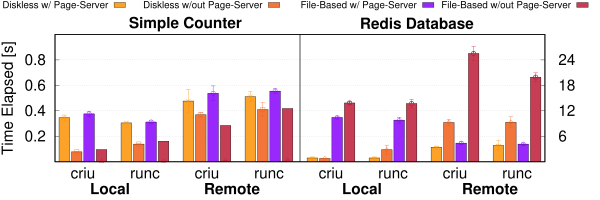

This figure's gnuplot source:
#!/usr/bin/gnuplot
#load "styles.inc"
set terminal postscript color eps enhanced font 22 size 6,2
set output 'diskless_migration_microbenchmark.eps'
set datafile separator " "
set style fill solid 0.85 border -1
set boxwidth 0.85 

set bmargin 2.5
set lmargin 6
set rmargin 6

# Tics and labels
set xtic scale 0
set xrange [-0.25:39.25]
set ytics nomirror (0.2, 0.4, 0.6, 0.8)
set yrange [0:1]
set grid y
set y2range [0:30]
set y2tics (6, 12, 18, 24)
set xtics ("criu" 2, "runc" 7, "criu" 12, "runc" 17, "criu" 22, "runc" 27, "criu" 32, "runc" 37) offset 0,0.25
set ylabel "Time Elapsed [s]" offset 1.5, 0.0

# Top titles
set arrow from 19.5, graph 0 to 19.5, graph 1 nohead
set title "{/Bold Simple Counter}" offset -12.5,-0.75
set label at screen 0.60, screen 0.92 "{/Bold Redis Database}" offset 0,-0.5
# Bottom titles
set label at screen 0.15, screen 0.055 "{/Bold Local}"
set label at screen 0.34, screen 0.055 "{/Bold Remote}"
set label at screen 0.57, screen 0.055 "{/Bold Local}"
set label at screen 0.77, screen 0.055 "{/Bold Remote}"
set key at screen 0.99,screen 1.00 vertical maxrows 1 width -5.5 sample 1.2 font ",14"
plot 'diskless_migration_microbenchmark.dat' \
       using ($1-1.5):($2/1000) every :::0::0 w boxes lc rgb "#fd9103" title "Diskless w/ Page-Server" ,\
    '' using ($1-1.5):($2/1000):($3/1000) every :::0::0 w yerrorbars lc rgb "#fd9103" notitle ,\
    '' using ($1-0.5):($4/1000) every :::0::0 w boxes lc rgb "#f05e16" title "Diskless w/out Page-Server",\
    '' using ($1-0.5):($4/1000):($5/1000) every :::0::0 w yerrorbars lc rgb "#f05e16" notitle,\
    '' using ($1+0.5):($6/1000) every :::0::0 w boxes lc rgb "#8803FD" title "File-Based w/ Page-Server",\
    '' using ($1+0.5):($6/1000):($7/1000) every :::0::0 w yerrorbars lc rgb "#8803FD" notitle,\
    '' using ($1+1.5):($8/1000) every :::0::0 w boxes lc rgb "#BC1B36" title "File-Based w/out Page-Server",\
    '' using ($1+1.5):($8/1000):($9/1000) every :::0::0 w yerrorbars lc rgb "#BC1B36" axes x1y2 notitle,\
    '' using ($1-1.5):($2/1000) every :::1::1 w boxes lc rgb "#fd9103" axes x1y2 notitle,\
    '' using ($1-1.5):($2/1000):($3/1000) every :::1::1 w yerrorbars lc rgb "#fd9103" axes x1y2 notitle,\
    '' using ($1-0.5):($4/1000) every :::1::1 w boxes lc rgb "#f05e16" axes x1y2 notitle,\
    '' using ($1-0.5):($4/1000):($5/1000) every :::1::1 w yerrorbars lc rgb "#f05e16" axes x1y2 notitle,\
    '' using ($1+0.5):($6/1000) every :::1::1 w boxes lc rgb "#8803FD" axes x1y2 notitle,\
    '' using ($1+0.5):($6/1000):($7/1000) every :::1::1 w yerrorbars lc rgb "#8803FD" axes x1y2 notitle,\
    '' using ($1+1.5):($8/1000) every :::1::1 w boxes lc rgb "#BC1B36" axes x1y2 notitle,\
    '' using ($1+1.5):($8/1000):($9/1000) every :::1::1 w yerrorbars lc rgb "#BC1B36" axes x1y2 notitle

!epstopdf 'diskless_migration_microbenchmark.eps'
!rm 'diskless_migration_microbenchmark.eps'
